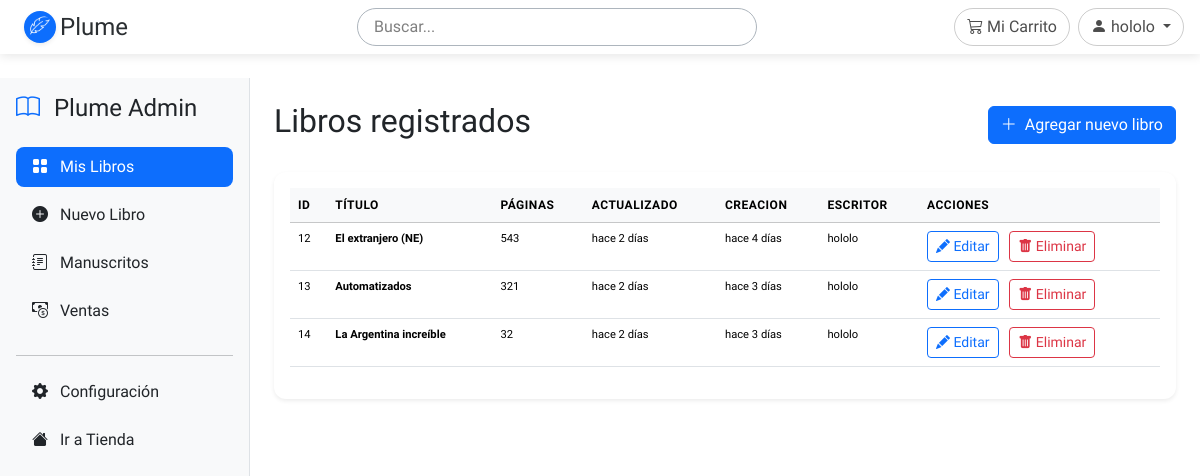
Page /admin (signed in) on the committed database.
### app/models/models.py (models this page shows, shortened)
class User(UserMixin, database.Model):
    __tablename__ = 'users'
    id = database.Column(database.Integer, primary_key=True)
    name = database.Column(database.String(100), nullable=False)
    password_hash = database.Column(database.String(255), nullable=False)
    email = database.Column(database.String(50), nullable=False, unique=True)
    type = database.Column(database.String(50), nullable=False, default='user') # writer, editor, user
    created_at = database.Column(database.DateTime, default=database.func.now())

class Book(database.Model):
    __tablename__ = 'books'
    id = database.Column(database.Integer, primary_key=True)
    title = database.Column(database.String(100), nullable=False, default='Libro')
    description = database.Column(database.Text, nullable=True)
    genre = database.Column(database.String(20), nullable=False)
    pages = database.Column(database.Integer, nullable=True)
    price = database.Column(database.Float, default=15000.0)
    cover_url = database.Column(database.String(200), nullable=True)
    status = database.Column(database.String(50), default='pendiente')  # pendiente, revision, aprobado, publicado, rechazado
    published_books = database.Column(database.Integer, nullable=True)
    profit_percentage = database.Column(database.Double, nullable=True)
    author_id = database.Column(database.Integer, database.ForeignKey('users.id'))
    author = database.relationship('User', backref='books')
    publish_date = database.Column(database.DateTime, default=database.func.now())
    last_update = database.Column(database.DateTime, default=database.func.now(), onupdate=database.func.now())

### app/blueprints/admin/routes.py (the view)
@admin.route("/admin")
@login_required
def dashboard():
    if current_user.type == 'escritor':
        books = Book.query.filter_by(author_id=current_user.id).all()
    elif current_user.type == 'editor':
        books = Book.query.all()
    return render_template("admin/dashboard.html", books = books)

### run.py (called while the page is built)
@app.template_filter('humanize')
def humanize_date(date):
    if date is None:
        return ''
    return arrow.get(date).humanize(locale='es')

### app/templates/admin/dashboard.html (shortened to what this page needs)
{% extends "base.html" %}
{% block content %}
<div class="d-flex">
    {% include 'components/admin_panel.html' %}
    <div class="flex-grow-1 p-4">
        <div class="d-flex justify-content-between align-items-center mb-4">
            <h2>Libros registrados</h2>
            <a href="{{ url_for('admin.create') }}" class="btn btn-primary">
                <i class="bi bi-plus-lg me-1"></i>
                Agregar nuevo libro
            </a>
        </div>
        <div class="card shadow-sm">
            <div class="card-body">
                <table class="table table-hover">
                    <thead class="table-light">
                        <tr>
                            <th>ID</th>
                            <th>Título</th>
                            <th>Páginas</th>
                            <th>Actualizado</th>
                            <th>Creacion</th>
                            <th>Escritor</th>
                            <th>Acciones</th>
                        </tr>
                    </thead>
                    <tbody>
                        {% if books %}
                            {% for b in books %}
                            <tr>
                                <td>{{ b.id }}</td>
                                <td><strong>{{ b.title }}</strong></td>
                                <td>{{ b.pages }}</td>
                                <td>{{ b.last_update|humanize }}</td>
                                <td>{{ b.publish_date|humanize }}</td>
                                <td>{{ b.author.name }}</td>
                                <td>
                                    <a href="{{ url_for('admin.edit', id=b.id) }}" class="btn btn-sm btn-outline-primary me-2">
                                        <i class="bi bi-pencil-fill"></i>
                                        Editar
                                    </a>
                                    {% if current_user.type == 'escritor' %}
                                    <form action="{{ url_for('admin.delete', id=b.id) }}" method="POST" style="display: inline;">
                                        <button type="submit" class="btn btn-sm btn-outline-danger" onclick="return confirm('¿Eliminar este libro?')">
                                            <i class="bi bi-trash-fill"></i>
                                            Eliminar
                                        </button>
                                    </form>
                                    {% endif %}
                                </td>
                            </tr>
                            {% endfor %}
                        {% endif %}
                    </tbody>
                </table>
            </div>
        </div>
    </div>
</div>
{% endblock %}

### app/templates/components/header.html (shortened to what this page needs)
<header id="mainHeader" class="position-relative py-2 mb-1 px-3 bg-transparent" style="z-index: 9999;">
    <div class="d-flex align-items-center justify-content-between">
        <a href="/" class="d-flex align-items-center px-2 text-decoration-none rounded-pill">
            <div class="me-1">
                {% include 'components/plumeIcon.html' %}
            </div>
            <span class="fs-4 text-secondary-emphasis">Plume</span>
        </a>
        <div class="d-none d-lg-flex align-items-center flex-grow-1 justify-content-between ms-4">
            <form class="d-flex mx-auto flex-grow-1 justify-content-center" role="search"
                  action="" method="get" style="max-width: 400px;">
                <input class="form-control rounded-pill border border-dark-subtle bg-transparent px-3"
                       type="search"
                       placeholder="Buscar..."
                       aria-label="Search"
                       name="q">
            </form>
            <div class="d-flex align-items-center gap-2">
                {% if current_user.is_authenticated %}
                <a href="{{ url_for('shop.cart') }}" class="btn btn-outline-secondary rounded-pill">
                    <i class="bi bi-cart3"></i>
                    <span>Mi Carrito</span>
                </a>
                {% endif %}
                {% if current_user.is_authenticated %}
                <div class="dropdown">
                    <button class="btn btn-outline-secondary rounded-pill dropdown-toggle" type="button" id="userDropdown" data-bs-toggle="dropdown">
                        <i class="bi bi-person-fill"></i>
                        {{ current_user.name }}
                    </button>
                </div>
                {% else %}
                <a href="{{ url_for('auth.login') }}" class="btn btn-outline-secondary rounded-pill">
                    Iniciar Sesión
                </a>
                {% endif %}
            </div>
        </div>
    </div>
</header>

### app/static/css/custom.css (style rules this page uses)
:root { --bs-body-font-family: 'Lexend', sans-serif; }
body { font-family: 'Lexend', sans-serif !important; background: transparent !important; }
h1,h2,h3,h4,h5,h6, .display-1,.display-2,.display-3,.display-4 { font-family: 'Lexend', sans-serif !important; }

### app/templates/components/header.html (style rules this page uses)
#mainHeader { top: 0; z-index: 1000; box-shadow: 0 2px 10px rgba(0, 0, 0, 0.1); transition: background-color 0.3s ease, box-shadow 0.3s ease; }
.form-control::placeholder { color: rgba(0, 0, 0, 0.5); }
.btn-outline-secondary { border-color: rgba(0, 0, 0, 0.2); color: rgba(0, 0, 0, 0.7); transition: all 0.3s ease; }

### app/templates/admin/dashboard.html (style rules this page uses)
.card { border: none; border-radius: 12px; }
.table th { font-weight: 600; text-transform: uppercase; font-size: 0.75rem; letter-spacing: 0.5px; }
.table tr { font-size: 0.7rem; }

### rows in the picture
User: name "hololo"
Book: id "12", title "El extranjero (NE)", pages "543", last_update "hace 2 días", publish_date "hace 4 días", author.name "hololo"
Book: id "13", title "Automatizados", pages "321", last_update "hace 2 días", publish_date "hace 3 días", author.name "hololo"
Book: id "14", title "La Argentina increíble", pages "32", last_update "hace 2 días", publish_date "hace 3 días", author.name "hololo"
